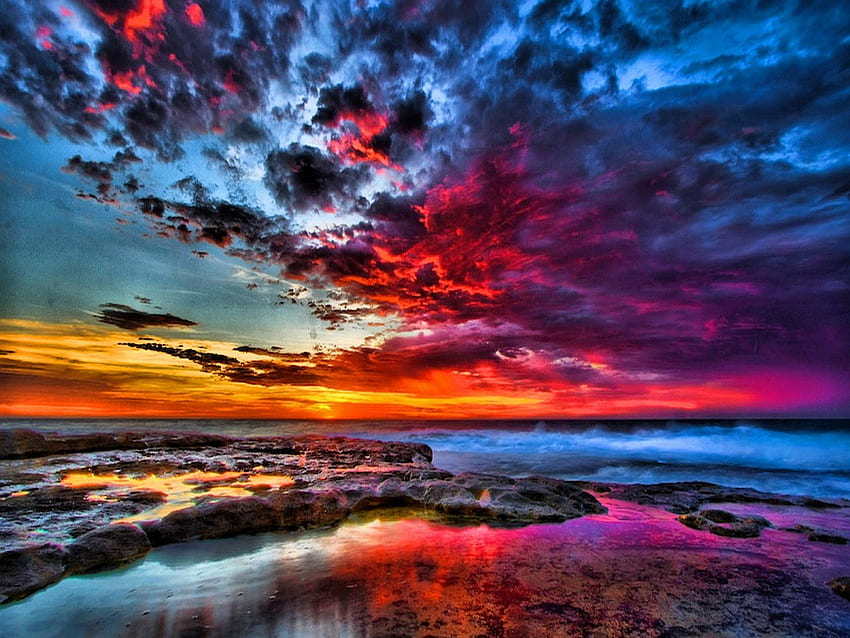
#> input picture resources/sky.jpg, 850 x 638 px
$ jupyter execute Project-Vision.ipynb   (shell and % lines are left out)   (older library calls are emulated)
#> lines starting #> are read from the running program, lines starting #| are printed output that depends on the picture
## LinAlg project-vision
## Name: Arshia Yousefnia
## STU ID: 401110415

#### Load Necessary Libraries

[cell 1]
import os
import sys
import numpy as np
import scipy as sp

import matplotlib.pyplot as plt
from skimage import color, io
import cv2
from PIL import Image
import moviepy.editor as mpy
from moviepy.video.io.bindings import mplfig_to_npimage

from IPython.display import Video

# Image Compression using SVD

In this section, we will use the Singular Value Decomposition (SVD) to compress images. To do this, we will first convert an image to grayscale. We will then convert the image to a matrix of doubles. We will then use the SVD to approximate the image matrix by a matrix of lower rank. We will then use the approximation to compress the image.

## Compression Phase

To begin, we will load an image and convert it to grayscale. We will then convert the image to a matrix of doubles. The values in this matrix range from 0 to 255, where 0 represents black and 255 represents white. We will then use the SVD to approximate the image matrix by a matrix of lower rank. We will then use the approximation to compress the image.

[cell 2]
def load_and_preprocess_image(image_path):
#> called with image_path = 'resources/sky.jpg'
    img = cv2.imread(image_path, cv2.IMREAD_GRAYSCALE)
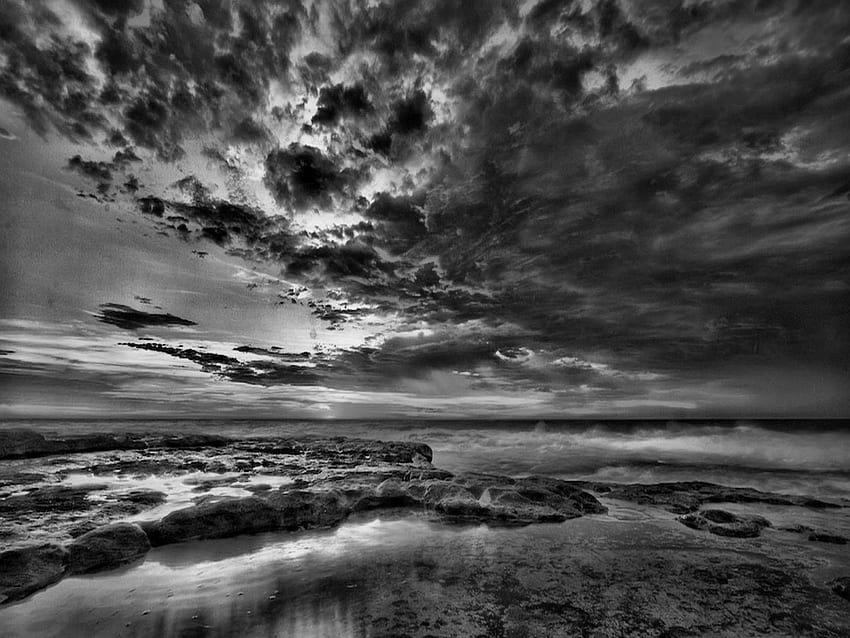
#> img: shape (638, 850); min 0, max 255, mean 78.3
    return img

image_path = 'resources/sky.jpg'
image = load_and_preprocess_image(image_path)
plt.imshow(image, cmap='gray')
#> (this line was passed over: IPython is not available in this run)
plt.xticks([])
#> (this line was passed over: IPython is not available in this run)
plt.yticks([])
#> (this line was passed over: IPython is not available in this run)
plt.title('Original Image')
#> (this line was passed over: IPython is not available in this run)
plt.show()

### Applying SVD on Image
We apply Singular Value Decomposition (SVD) on the image. We only keep the first 'k' singular values, which represent the most significant features of the image. This step compresses the image by reducing the amount of data needed to represent it.

[cell 3]
def apply_svd(image):
    U, s, V = np.linalg.svd(image, full_matrices=True)
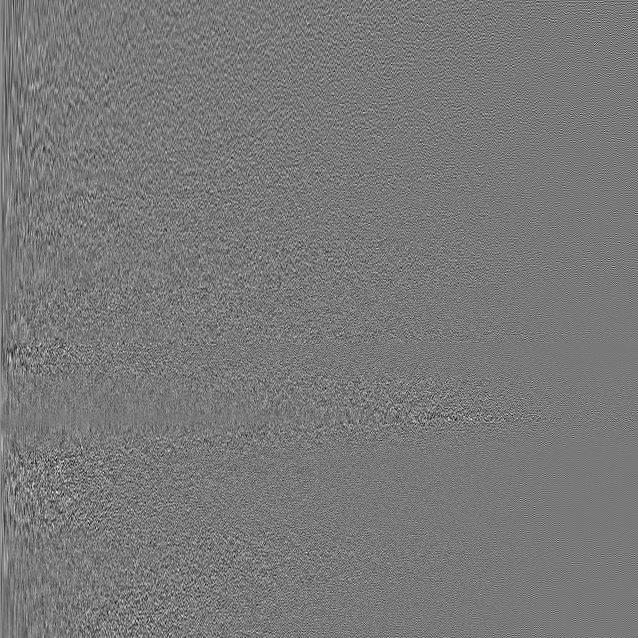
#> U: shape (638, 638) float64; min -0.23, max 0.253, mean 5.84e-05; drawn with min black and max white
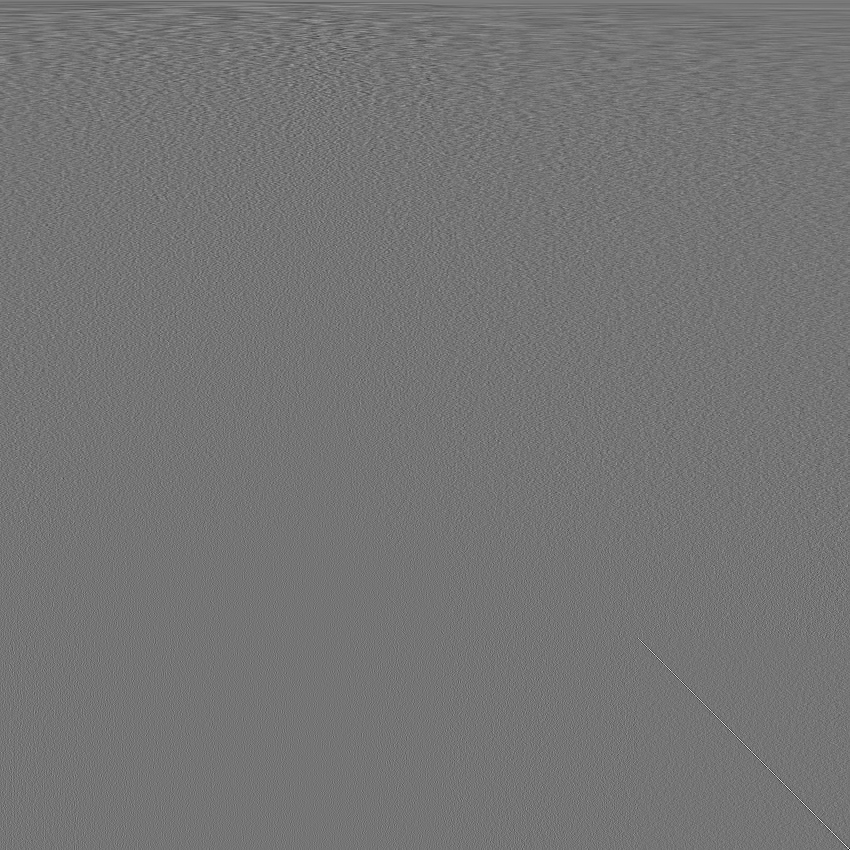
#> V: shape (850, 850) float64; min -0.43, max 0.505, mean 5.04e-05; drawn with min black and max white
#> s = 638 values, max 60117.8 at index 0, min 2.49 at index 637, mean 536.8
    return U, s, V


U, s, V = apply_svd(image)

#### Choosing the number of singular values to keep

The number of singular values to keep is a hyperparameter. The higher the number of singular values kept, the higher the quality of the image. However, the higher the number of singular values kept, the higher the size of the image. The number of singular values to keep is a trade-off between image quality and image size. To choose the number of singular values to keep, we can use the concept of the explained variance ratio. The explained variance ratio is the ratio of the variance explained by a singular value to the total variance. The explained variance ratio is a measure of the amount of information retained by a singular value. The explained variance ratio is calculated as follows:

$$
var_k = \frac{\sum_{i=1}^{k} \sigma_i^2}{\sum_{i=1}^{n} \sigma_i^2}
$$

where $var_k$ is the explained variance ratio, $\sigma_i$ is the $i^{th}$ singular value, and $n$ is the total number of singular values. The explained variance ratio is a measure of the amount of information retained by a singular value. A good heuristic for choosing the number of singular values to keep is to choose the smallest number of singular values that explain a certain percentage of the total variance. For example, if we want to keep 90% of the total variance, we can choose the smallest number of singular values that explain 90% of the total variance.

[cell 4]
# choose the number of singular values to keep
#90% percent has a very poor result and it's corresponding k is 1, we shold aim for at least 99.5% to have a good output.
percentage = 0.99
sigma_2 = s ** 2
#> sigma_2 = 638 values, max 3.61e+09 at index 0, min 6.2 at index 637, mean 7021671
total = np.sum(sigma_2)
#> total = 4.48e+09
threshold = percentage * total
#> threshold = 4.44e+09
ratio = 0
k = 0
sum = 0
while ratio < threshold:
    ratio += sigma_2[k]
    k += 1
#> this loop made 73 passes
#> ratio on passes 1 to 12: 3.61e+09, 3.79e+09, 3.91e+09, 3.99e+09, 4.06e+09, 4.09e+09, 4.13e+09, 4.16e+09, 4.18e+09, 4.2e+09, 4.22e+09, 4.23e+09
#> after the loop, k = 73; ratio = 4.44e+09

print('Number of singular values to keep:', k, f"out of total {len(s)} singular values. corresponding percentage is: {percentage*100}%")
#| Number of singular values to keep: 73 out of total 638 singular values. corresponding percentage is: 99.0%

### Reconstruction Phase
After applying SVD on the image, we reconstruct the image using the reduced number of singular values.

[cell 5]
def reconstruct_image(U, s, V, k):
#> called with s = array of shape (638,), k = 73
    reconstructed = U[:,:k] @ np.diag(s[:k]) @ V[:k,:]
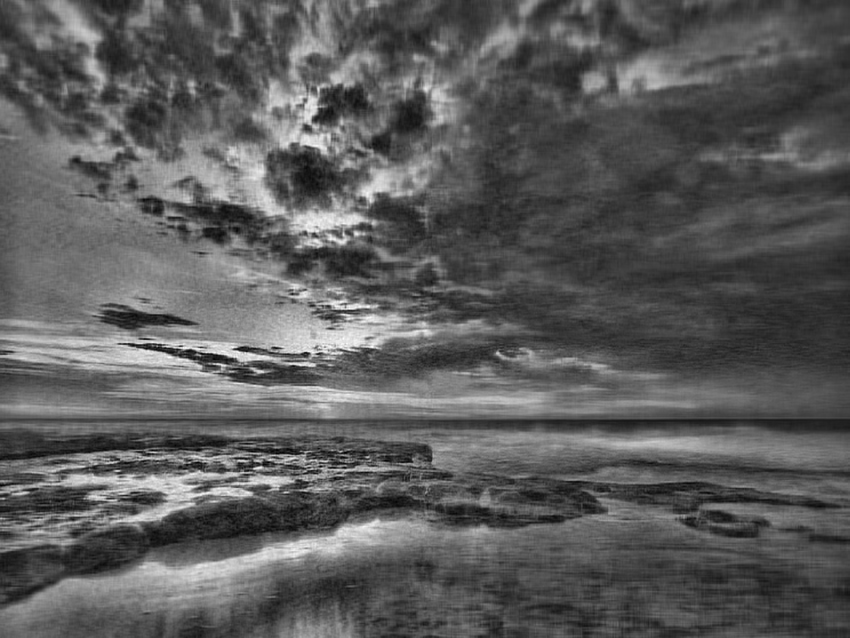
#> reconstructed: shape (638, 850) float64; min -25.74, max 263.2, mean 78.3; drawn with min black and max white
    return reconstructed


reconstructed_image = reconstruct_image(U, s, V, k)
plt.imshow(np.abs(reconstructed_image), cmap='gray')
#> (this line was passed over: IPython is not available in this run)
plt.xticks([])
#> (this line was passed over: IPython is not available in this run)
plt.yticks([])
#> (this line was passed over: IPython is not available in this run)
plt.title('Reconstructed Image')
plt.show()

$ run again, with resources/moon.jpg copied over resources/sky.jpg
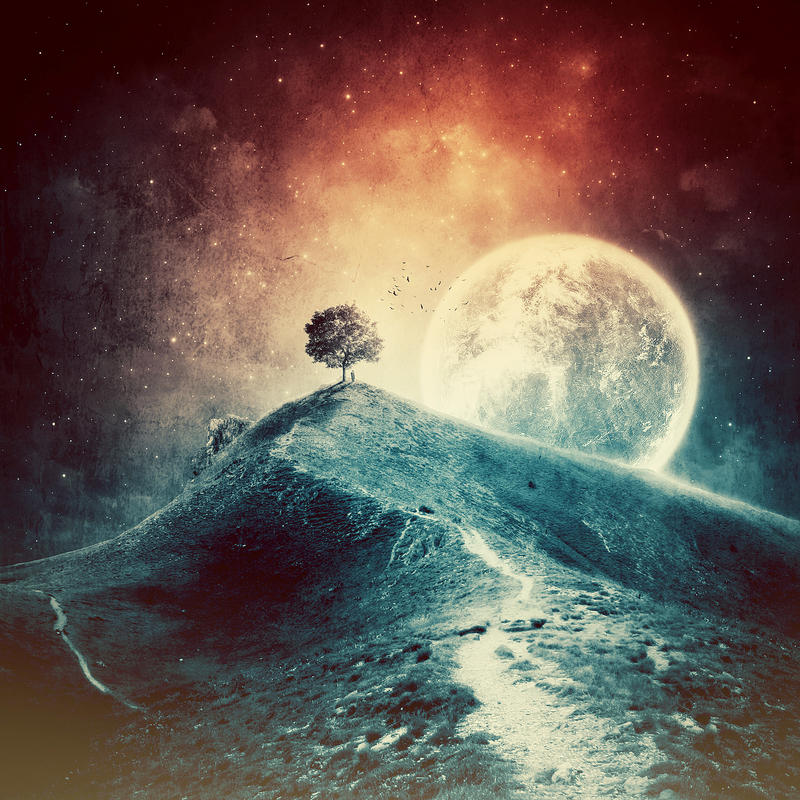
#> input picture resources/moon.jpg, 800 x 800 px
#> in load_and_preprocess_image, `img = cv2.imread(image_path, cv2.IMREAD_GRAYSCALE)`:
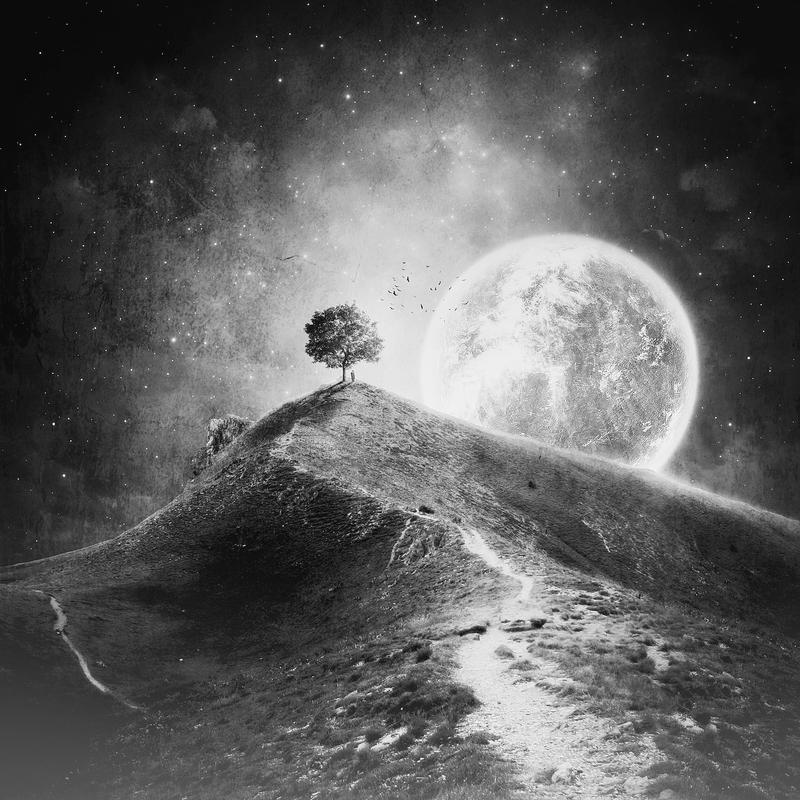
#> img: shape (800, 800); min 0, max 255, mean 93.1
#> in apply_svd, `U, s, V = np.linalg.svd(image, full_matrices=True)`:
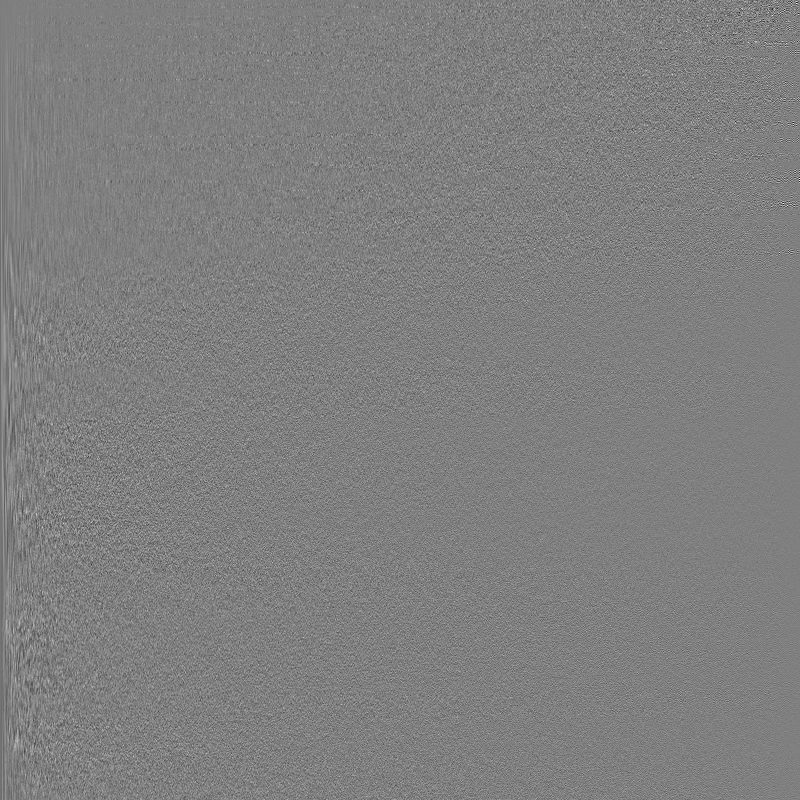
#> U: shape (800, 800) float64; min -0.35, max 0.348, mean -6.06e-05; drawn with min black and max white
#> in apply_svd, `U, s, V = np.linalg.svd(image, full_matrices=True)`: s = 800 values, max 86187.1 at index 0, min 0.0267 at index 799, mean 504.4
#> sigma_2 = 800 values, max 7.43e+09 at index 0, min 0.000711 at index 799, mean 10230489
#> total = 8.18e+09
#> threshold = 8.1e+09
#> the loop `while ratio < threshold:` made 63 passes
#> ratio on passes 1 to 8: 7.43e+09, 7.64e+09, 7.77e+09, 7.85e+09, 7.9e+09, 7.92e+09, 7.95e+09, 7.96e+09
#> after the loop `while ratio < threshold:`: k = 63; ratio = 8.1e+09
#| Number of singular values to keep: 63 out of total 800 singular values. corresponding percentage is: 99.0%
